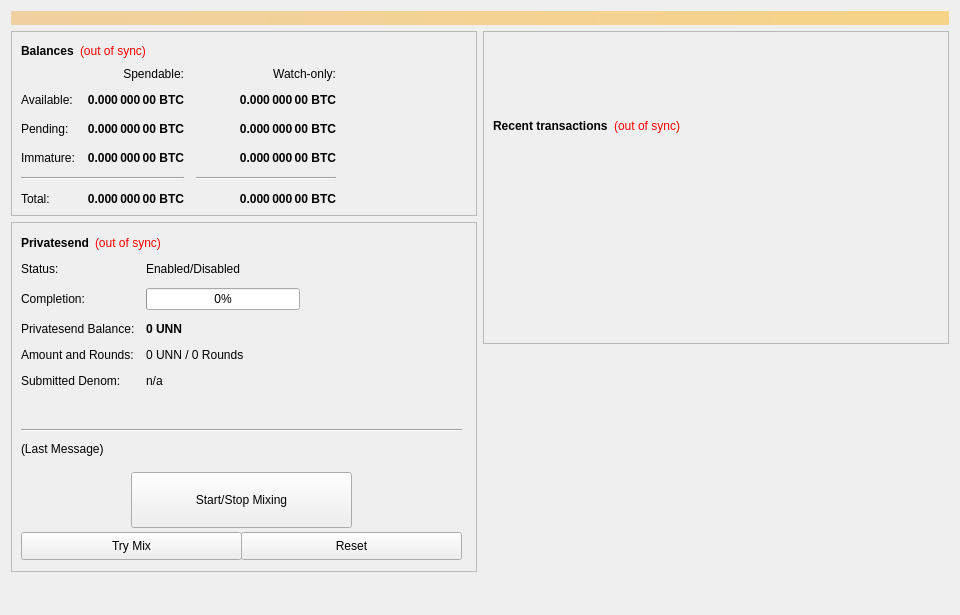
<?xml version="1.0" encoding="UTF-8"?>
<ui version="4.0">
 <class>OverviewPage</class>
 <widget class="QWidget" name="OverviewPage">
  <property name="geometry">
   <rect>
    <x>0</x>
    <y>0</y>
    <width>960</width>
    <height>615</height>
   </rect>
  </property>
  <property name="minimumSize">
   <size>
    <width>960</width>
    <height>0</height>
   </size>
  </property>
  <property name="windowTitle">
   <string>Form</string>
  </property>
  <layout class="QVBoxLayout" name="topLayout">
   <item>
    <widget class="QLabel" name="labelAlerts">
     <property name="visible">
      <bool>false</bool>
     </property>
     <property name="styleSheet">
      <string notr="true">background-color: qlineargradient(x1: 0, y1: 0, x2: 1, y2: 0, stop:0 #F0D0A0, stop:1 #F8D488); color:#000000;</string>
     </property>
     <property name="wordWrap">
      <bool>true</bool>
     </property>
     <property name="margin">
      <number>3</number>
     </property>
    </widget>
   </item>
   <item>
    <layout class="QHBoxLayout" name="horizontalLayout" stretch="1,1">
     <item>
      <layout class="QVBoxLayout" name="verticalLayout_2">
       <item>
        <widget class="QFrame" name="frame">
         <property name="frameShape">
          <enum>QFrame::StyledPanel</enum>
         </property>
         <property name="frameShadow">
          <enum>QFrame::Raised</enum>
         </property>
         <layout class="QVBoxLayout" name="verticalLayout_4">
          <item>
           <layout class="QHBoxLayout" name="horizontalLayout_4">
            <item>
             <widget class="QLabel" name="label_5">
              <property name="font">
               <font>
                <weight>75</weight>
                <bold>true</bold>
               </font>
              </property>
              <property name="text">
               <string>Balances</string>
              </property>
             </widget>
            </item>
            <item>
             <widget class="QLabel" name="labelWalletStatus">
              <property name="cursor">
               <cursorShape>WhatsThisCursor</cursorShape>
              </property>
              <property name="toolTip">
               <string>The displayed information may be out of date. Your wallet automatically synchronizes with the UniNet network after a connection is established, but this process has not completed yet.</string>
              </property>
              <property name="styleSheet">
               <string notr="true">QLabel { color: red; }</string>
              </property>
              <property name="text">
               <string notr="true">(out of sync)</string>
              </property>
              <property name="alignment">
               <set>Qt::AlignLeading|Qt::AlignLeft|Qt::AlignVCenter</set>
              </property>
             </widget>
            </item>
            <item>
             <spacer name="horizontalSpacer_3">
              <property name="orientation">
               <enum>Qt::Horizontal</enum>
              </property>
              <property name="sizeHint" stdset="0">
               <size>
                <width>40</width>
                <height>20</height>
               </size>
              </property>
             </spacer>
            </item>
           </layout>
          </item>
          <item>
           <layout class="QGridLayout" name="gridLayout">
            <property name="spacing">
             <number>12</number>
            </property>
            <item row="2" column="2">
             <widget class="QLabel" name="labelWatchPending">
              <property name="font">
               <font>
                <weight>75</weight>
                <bold>true</bold>
               </font>
              </property>
              <property name="cursor">
               <cursorShape>IBeamCursor</cursorShape>
              </property>
              <property name="toolTip">
               <string>Unconfirmed transactions to watch-only addresses</string>
              </property>
              <property name="text">
               <string notr="true">0.000 000 00 BTC</string>
              </property>
              <property name="alignment">
               <set>Qt::AlignRight|Qt::AlignTrailing|Qt::AlignVCenter</set>
              </property>
              <property name="textInteractionFlags">
               <set>Qt::LinksAccessibleByMouse|Qt::TextSelectableByKeyboard|Qt::TextSelectableByMouse</set>
              </property>
             </widget>
            </item>
            <item row="2" column="1">
             <widget class="QLabel" name="labelUnconfirmed">
              <property name="font">
               <font>
                <weight>75</weight>
                <bold>true</bold>
               </font>
              </property>
              <property name="cursor">
               <cursorShape>IBeamCursor</cursorShape>
              </property>
              <property name="toolTip">
               <string>Total of transactions that have yet to be confirmed, and do not yet count toward the spendable balance</string>
              </property>
              <property name="text">
               <string notr="true">0.000 000 00 BTC</string>
              </property>
              <property name="alignment">
               <set>Qt::AlignRight|Qt::AlignTrailing|Qt::AlignVCenter</set>
              </property>
              <property name="textInteractionFlags">
               <set>Qt::LinksAccessibleByMouse|Qt::TextSelectableByKeyboard|Qt::TextSelectableByMouse</set>
              </property>
             </widget>
            </item>
            <item row="3" column="2">
             <widget class="QLabel" name="labelWatchImmature">
              <property name="font">
               <font>
                <weight>75</weight>
                <bold>true</bold>
               </font>
              </property>
              <property name="cursor">
               <cursorShape>IBeamCursor</cursorShape>
              </property>
              <property name="toolTip">
               <string>Staked or masternode rewards in watch-only addresses that has not yet matured</string>
              </property>
              <property name="text">
               <string notr="true">0.000 000 00 BTC</string>
              </property>
              <property name="alignment">
               <set>Qt::AlignRight|Qt::AlignTrailing|Qt::AlignVCenter</set>
              </property>
              <property name="textInteractionFlags">
               <set>Qt::LinksAccessibleByMouse|Qt::TextSelectableByKeyboard|Qt::TextSelectableByMouse</set>
              </property>
             </widget>
            </item>
            <item row="4" column="0" colspan="2">
             <widget class="Line" name="lineSpendableBalance">
              <property name="orientation">
               <enum>Qt::Horizontal</enum>
              </property>
             </widget>
            </item>
            <item row="4" column="2">
             <widget class="Line" name="lineWatchBalance">
              <property name="sizePolicy">
               <sizepolicy hsizetype="Preferred" vsizetype="Fixed">
                <horstretch>0</horstretch>
                <verstretch>0</verstretch>
               </sizepolicy>
              </property>
              <property name="minimumSize">
               <size>
                <width>140</width>
                <height>0</height>
               </size>
              </property>
              <property name="orientation">
               <enum>Qt::Horizontal</enum>
              </property>
             </widget>
            </item>
            <item row="5" column="0">
             <widget class="QLabel" name="labelTotalText">
              <property name="text">
               <string>Total:</string>
              </property>
             </widget>
            </item>
            <item row="3" column="1">
             <widget class="QLabel" name="labelImmature">
              <property name="font">
               <font>
                <weight>75</weight>
                <bold>true</bold>
               </font>
              </property>
              <property name="cursor">
               <cursorShape>IBeamCursor</cursorShape>
              </property>
              <property name="toolTip">
               <string>Staked or masternode rewards that has not yet matured</string>
              </property>
              <property name="text">
               <string notr="true">0.000 000 00 BTC</string>
              </property>
              <property name="alignment">
               <set>Qt::AlignRight|Qt::AlignTrailing|Qt::AlignVCenter</set>
              </property>
              <property name="textInteractionFlags">
               <set>Qt::LinksAccessibleByMouse|Qt::TextSelectableByKeyboard|Qt::TextSelectableByMouse</set>
              </property>
             </widget>
            </item>
            <item row="2" column="3">
             <spacer name="horizontalSpacer_2">
              <property name="orientation">
               <enum>Qt::Horizontal</enum>
              </property>
              <property name="sizeHint" stdset="0">
               <size>
                <width>40</width>
                <height>20</height>
               </size>
              </property>
             </spacer>
            </item>
            <item row="3" column="0">
             <widget class="QLabel" name="labelImmatureText">
              <property name="text">
               <string>Immature:</string>
              </property>
             </widget>
            </item>
            <item row="5" column="1">
             <widget class="QLabel" name="labelTotal">
              <property name="font">
               <font>
                <weight>75</weight>
                <bold>true</bold>
               </font>
              </property>
              <property name="cursor">
               <cursorShape>IBeamCursor</cursorShape>
              </property>
              <property name="toolTip">
               <string>Your current total balance</string>
              </property>
              <property name="text">
               <string notr="true">0.000 000 00 BTC</string>
              </property>
              <property name="alignment">
               <set>Qt::AlignRight|Qt::AlignTrailing|Qt::AlignVCenter</set>
              </property>
              <property name="textInteractionFlags">
               <set>Qt::LinksAccessibleByMouse|Qt::TextSelectableByKeyboard|Qt::TextSelectableByMouse</set>
              </property>
             </widget>
            </item>
            <item row="5" column="2">
             <widget class="QLabel" name="labelWatchTotal">
              <property name="font">
               <font>
                <weight>75</weight>
                <bold>true</bold>
               </font>
              </property>
              <property name="cursor">
               <cursorShape>IBeamCursor</cursorShape>
              </property>
              <property name="toolTip">
               <string>Current total balance in watch-only addresses</string>
              </property>
              <property name="text">
               <string notr="true">0.000 000 00 BTC</string>
              </property>
              <property name="alignment">
               <set>Qt::AlignRight|Qt::AlignTrailing|Qt::AlignVCenter</set>
              </property>
              <property name="textInteractionFlags">
               <set>Qt::LinksAccessibleByMouse|Qt::TextSelectableByKeyboard|Qt::TextSelectableByMouse</set>
              </property>
             </widget>
            </item>
            <item row="0" column="2">
             <widget class="QLabel" name="labelWatchonly">
              <property name="text">
               <string>Watch-only:</string>
              </property>
              <property name="alignment">
               <set>Qt::AlignRight|Qt::AlignTrailing|Qt::AlignVCenter</set>
              </property>
             </widget>
            </item>
            <item row="1" column="0">
             <widget class="QLabel" name="labelBalanceText">
              <property name="text">
               <string>Available:</string>
              </property>
             </widget>
            </item>
            <item row="1" column="1">
             <widget class="QLabel" name="labelBalance">
              <property name="font">
               <font>
                <weight>75</weight>
                <bold>true</bold>
               </font>
              </property>
              <property name="cursor">
               <cursorShape>IBeamCursor</cursorShape>
              </property>
              <property name="toolTip">
               <string>Your current spendable balance</string>
              </property>
              <property name="text">
               <string notr="true">0.000 000 00 BTC</string>
              </property>
              <property name="alignment">
               <set>Qt::AlignRight|Qt::AlignTrailing|Qt::AlignVCenter</set>
              </property>
              <property name="textInteractionFlags">
               <set>Qt::LinksAccessibleByMouse|Qt::TextSelectableByKeyboard|Qt::TextSelectableByMouse</set>
              </property>
             </widget>
            </item>
            <item row="1" column="2">
             <widget class="QLabel" name="labelWatchAvailable">
              <property name="font">
               <font>
                <weight>75</weight>
                <bold>true</bold>
               </font>
              </property>
              <property name="cursor">
               <cursorShape>IBeamCursor</cursorShape>
              </property>
              <property name="toolTip">
               <string>Your current balance in watch-only addresses</string>
              </property>
              <property name="text">
               <string notr="true">0.000 000 00 BTC</string>
              </property>
              <property name="alignment">
               <set>Qt::AlignRight|Qt::AlignTrailing|Qt::AlignVCenter</set>
              </property>
              <property name="textInteractionFlags">
               <set>Qt::LinksAccessibleByMouse|Qt::TextSelectableByKeyboard|Qt::TextSelectableByMouse</set>
              </property>
             </widget>
            </item>
            <item row="2" column="0">
             <widget class="QLabel" name="labelPendingText">
              <property name="text">
               <string>Pending:</string>
              </property>
             </widget>
            </item>
            <item row="0" column="1">
             <widget class="QLabel" name="labelSpendable">
              <property name="text">
               <string>Spendable:</string>
              </property>
              <property name="alignment">
               <set>Qt::AlignRight|Qt::AlignTrailing|Qt::AlignVCenter</set>
              </property>
             </widget>
            </item>
           </layout>
          </item>
         </layout>
        </widget>
       </item>
       <item>
        <widget class="QFrame" name="framePrivatesend">
         <property name="minimumSize">
          <size>
           <width>0</width>
           <height>350</height>
          </size>
         </property>
         <property name="layoutDirection">
          <enum>Qt::LeftToRight</enum>
         </property>
         <property name="frameShape">
          <enum>QFrame::StyledPanel</enum>
         </property>
         <property name="frameShadow">
          <enum>QFrame::Raised</enum>
         </property>
         <widget class="QWidget" name="formLayoutWidget">
          <property name="geometry">
           <rect>
            <x>10</x>
            <y>40</y>
            <width>451</width>
            <height>161</height>
           </rect>
          </property>
          <layout class="QFormLayout" name="formLayout">
           <property name="fieldGrowthPolicy">
            <enum>QFormLayout::AllNonFixedFieldsGrow</enum>
           </property>
           <property name="horizontalSpacing">
            <number>11</number>
           </property>
           <property name="verticalSpacing">
            <number>12</number>
           </property>
           <item row="0" column="0">
            <widget class="QLabel" name="label_6">
             <property name="text">
              <string>Status:</string>
             </property>
            </widget>
           </item>
           <item row="1" column="0">
            <widget class="QLabel" name="label_7">
             <property name="text">
              <string>Completion:</string>
             </property>
            </widget>
           </item>
           <item row="1" column="1">
            <widget class="QProgressBar" name="privatesendProgress">
             <property name="maximumSize">
              <size>
               <width>154</width>
               <height>16777215</height>
              </size>
             </property>
             <property name="value">
              <number>0</number>
             </property>
            </widget>
           </item>
           <item row="2" column="0">
            <widget class="QLabel" name="labelAnonymizedText">
             <property name="text">
              <string>Privatesend Balance:</string>
             </property>
            </widget>
           </item>
           <item row="2" column="1">
            <widget class="QLabel" name="labelAnonymized">
             <property name="font">
              <font>
               <weight>75</weight>
               <bold>true</bold>
              </font>
             </property>
             <property name="text">
              <string notr="true">0 UNN</string>
             </property>
            </widget>
           </item>
           <item row="3" column="0">
            <widget class="QLabel" name="label_8">
             <property name="text">
              <string>Amount and Rounds:</string>
             </property>
            </widget>
           </item>
           <item row="3" column="1">
            <widget class="QLabel" name="labelAmountRounds">
             <property name="text">
              <string>0 UNN / 0 Rounds</string>
             </property>
            </widget>
           </item>
           <item row="4" column="0">
            <widget class="QLabel" name="label_9">
             <property name="text">
              <string>Submitted Denom:</string>
             </property>
            </widget>
           </item>
           <item row="4" column="1">
            <widget class="QLabel" name="labelSubmittedDenom">
             <property name="toolTip">
              <string>The denominations you submitted to the Masternode.&lt;br&gt;To mix, other users must submit the exact same denominations.</string>
             </property>
             <property name="text">
              <string>n/a</string>
             </property>
            </widget>
           </item>
           <item row="0" column="1">
            <widget class="QLabel" name="privatesendEnabled">
             <property name="text">
              <string>Enabled/Disabled</string>
             </property>
            </widget>
           </item>
          </layout>
         </widget>
         <widget class="QPushButton" name="runAutoDenom">
          <property name="geometry">
           <rect>
            <x>251</x>
            <y>17</y>
            <width>1</width>
            <height>1</height>
           </rect>
          </property>
          <property name="palette">
           <palette>
            <active>
             <colorrole role="WindowText">
              <brush brushstyle="SolidPattern">
               <color alpha="255">
                <red>0</red>
                <green>0</green>
                <blue>0</blue>
               </color>
              </brush>
             </colorrole>
             <colorrole role="Button">
              <brush brushstyle="SolidPattern">
               <color alpha="255">
                <red>239</red>
                <green>238</green>
                <blue>238</blue>
               </color>
              </brush>
             </colorrole>
             <colorrole role="Light">
              <brush brushstyle="SolidPattern">
               <color alpha="255">
                <red>255</red>
                <green>255</green>
                <blue>255</blue>
               </color>
              </brush>
             </colorrole>
             <colorrole role="Midlight">
              <brush brushstyle="SolidPattern">
               <color alpha="255">
                <red>247</red>
                <green>246</green>
                <blue>246</blue>
               </color>
              </brush>
             </colorrole>
             <colorrole role="Dark">
              <brush brushstyle="SolidPattern">
               <color alpha="255">
                <red>119</red>
                <green>119</green>
                <blue>119</blue>
               </color>
              </brush>
             </colorrole>
             <colorrole role="Mid">
              <brush brushstyle="SolidPattern">
               <color alpha="255">
                <red>159</red>
                <green>159</green>
                <blue>159</blue>
               </color>
              </brush>
             </colorrole>
             <colorrole role="Text">
              <brush brushstyle="SolidPattern">
               <color alpha="255">
                <red>0</red>
                <green>0</green>
                <blue>0</blue>
               </color>
              </brush>
             </colorrole>
             <colorrole role="BrightText">
              <brush brushstyle="SolidPattern">
               <color alpha="255">
                <red>255</red>
                <green>255</green>
                <blue>255</blue>
               </color>
              </brush>
             </colorrole>
             <colorrole role="ButtonText">
              <brush brushstyle="SolidPattern">
               <color alpha="255">
                <red>0</red>
                <green>0</green>
                <blue>0</blue>
               </color>
              </brush>
             </colorrole>
             <colorrole role="Base">
              <brush brushstyle="SolidPattern">
               <color alpha="255">
                <red>255</red>
                <green>255</green>
                <blue>255</blue>
               </color>
              </brush>
             </colorrole>
             <colorrole role="Window">
              <brush brushstyle="SolidPattern">
               <color alpha="255">
                <red>239</red>
                <green>238</green>
                <blue>238</blue>
               </color>
              </brush>
             </colorrole>
             <colorrole role="Shadow">
              <brush brushstyle="SolidPattern">
               <color alpha="255">
                <red>0</red>
                <green>0</green>
                <blue>0</blue>
               </color>
              </brush>
             </colorrole>
             <colorrole role="AlternateBase">
              <brush brushstyle="SolidPattern">
               <color alpha="255">
                <red>247</red>
                <green>246</green>
                <blue>246</blue>
               </color>
              </brush>
             </colorrole>
             <colorrole role="ToolTipBase">
              <brush brushstyle="SolidPattern">
               <color alpha="255">
                <red>255</red>
                <green>255</green>
                <blue>220</blue>
               </color>
              </brush>
             </colorrole>
             <colorrole role="ToolTipText">
              <brush brushstyle="SolidPattern">
               <color alpha="255">
                <red>0</red>
                <green>0</green>
                <blue>0</blue>
               </color>
              </brush>
             </colorrole>
            </active>
            <inactive>
             <colorrole role="WindowText">
              <brush brushstyle="SolidPattern">
               <color alpha="255">
                <red>0</red>
                <green>0</green>
                <blue>0</blue>
               </color>
              </brush>
             </colorrole>
             <colorrole role="Button">
              <brush brushstyle="SolidPattern">
               <color alpha="255">
                <red>239</red>
                <green>238</green>
                <blue>238</blue>
               </color>
              </brush>
             </colorrole>
             <colorrole role="Light">
              <brush brushstyle="SolidPattern">
               <color alpha="255">
                <red>255</red>
                <green>255</green>
                <blue>255</blue>
               </color>
              </brush>
             </colorrole>
             <colorrole role="Midlight">
              <brush brushstyle="SolidPattern">
               <color alpha="255">
                <red>247</red>
                <green>246</green>
                <blue>246</blue>
               </color>
              </brush>
             </colorrole>
             <colorrole role="Dark">
              <brush brushstyle="SolidPattern">
               <color alpha="255">
                <red>119</red>
                <green>119</green>
                <blue>119</blue>
               </color>
              </brush>
             </colorrole>
             <colorrole role="Mid">
              <brush brushstyle="SolidPattern">
               <color alpha="255">
                <red>159</red>
                <green>159</green>
                <blue>159</blue>
               </color>
              </brush>
             </colorrole>
             <colorrole role="Text">
              <brush brushstyle="SolidPattern">
               <color alpha="255">
                <red>0</red>
                <green>0</green>
                <blue>0</blue>
               </color>
              </brush>
             </colorrole>
             <colorrole role="BrightText">
              <brush brushstyle="SolidPattern">
               <color alpha="255">
                <red>255</red>
                <green>255</green>
                <blue>255</blue>
               </color>
              </brush>
             </colorrole>
             <colorrole role="ButtonText">
              <brush brushstyle="SolidPattern">
               <color alpha="255">
                <red>0</red>
                <green>0</green>
                <blue>0</blue>
               </color>
              </brush>
             </colorrole>
             <colorrole role="Base">
              <brush brushstyle="SolidPattern">
               <color alpha="255">
                <red>255</red>
                <green>255</green>
                <blue>255</blue>
               </color>
              </brush>
             </colorrole>
             <colorrole role="Window">
              <brush brushstyle="SolidPattern">
               <color alpha="255">
                <red>239</red>
                <green>238</green>
                <blue>238</blue>
               </color>
              </brush>
             </colorrole>
             <colorrole role="Shadow">
              <brush brushstyle="SolidPattern">
               <color alpha="255">
                <red>0</red>
                <green>0</green>
                <blue>0</blue>
               </color>
              </brush>
             </colorrole>
             <colorrole role="AlternateBase">
              <brush brushstyle="SolidPattern">
               <color alpha="255">
                <red>247</red>
                <green>246</green>
                <blue>246</blue>
               </color>
              </brush>
             </colorrole>
             <colorrole role="ToolTipBase">
              <brush brushstyle="SolidPattern">
               <color alpha="255">
                <red>255</red>
                <green>255</green>
                <blue>220</blue>
               </color>
              </brush>
             </colorrole>
             <colorrole role="ToolTipText">
              <brush brushstyle="SolidPattern">
               <color alpha="255">
                <red>0</red>
                <green>0</green>
                <blue>0</blue>
               </color>
              </brush>
             </colorrole>
            </inactive>
            <disabled>
             <colorrole role="WindowText">
              <brush brushstyle="SolidPattern">
               <color alpha="255">
                <red>119</red>
                <green>119</green>
                <blue>119</blue>
               </color>
              </brush>
             </colorrole>
             <colorrole role="Button">
              <brush brushstyle="SolidPattern">
               <color alpha="255">
                <red>239</red>
                <green>238</green>
                <blue>238</blue>
               </color>
              </brush>
             </colorrole>
             <colorrole role="Light">
              <brush brushstyle="SolidPattern">
               <color alpha="255">
                <red>255</red>
                <green>255</green>
                <blue>255</blue>
               </color>
              </brush>
             </colorrole>
             <colorrole role="Midlight">
              <brush brushstyle="SolidPattern">
               <color alpha="255">
                <red>247</red>
                <green>246</green>
                <blue>246</blue>
               </color>
              </brush>
             </colorrole>
             <colorrole role="Dark">
              <brush brushstyle="SolidPattern">
               <color alpha="255">
                <red>119</red>
                <green>119</green>
                <blue>119</blue>
               </color>
              </brush>
             </colorrole>
             <colorrole role="Mid">
              <brush brushstyle="SolidPattern">
               <color alpha="255">
                <red>159</red>
                <green>159</green>
                <blue>159</blue>
               </color>
              </brush>
             </colorrole>
             <colorrole role="Text">
              <brush brushstyle="SolidPattern">
               <color alpha="255">
                <red>119</red>
                <green>119</green>
                <blue>119</blue>
               </color>
              </brush>
             </colorrole>
             <colorrole role="BrightText">
              <brush brushstyle="SolidPattern">
               <color alpha="255">
                <red>255</red>
                <green>255</green>
                <blue>255</blue>
               </color>
              </brush>
             </colorrole>
             <colorrole role="ButtonText">
              <brush brushstyle="SolidPattern">
               <color alpha="255">
                <red>119</red>
                <green>119</green>
                <blue>119</blue>
               </color>
              </brush>
             </colorrole>
             <colorrole role="Base">
              <brush brushstyle="SolidPattern">
               <color alpha="255">
                <red>239</red>
                <green>238</green>
                <blue>238</blue>
               </color>
              </brush>
             </colorrole>
             <colorrole role="Window">
              <brush brushstyle="SolidPattern">
               <color alpha="255">
                <red>239</red>
                <green>238</green>
                <blue>238</blue>
               </color>
              </brush>
             </colorrole>
             <colorrole role="Shadow">
              <brush brushstyle="SolidPattern">
               <color alpha="255">
                <red>0</red>
                <green>0</green>
                <blue>0</blue>
               </color>
              </brush>
             </colorrole>
             <colorrole role="AlternateBase">
              <brush brushstyle="SolidPattern">
               <color alpha="255">
                <red>239</red>
                <green>238</green>
                <blue>238</blue>
               </color>
              </brush>
             </colorrole>
             <colorrole role="ToolTipBase">
              <brush brushstyle="SolidPattern">
               <color alpha="255">
                <red>255</red>
                <green>255</green>
                <blue>220</blue>
               </color>
              </brush>
             </colorrole>
             <colorrole role="ToolTipText">
              <brush brushstyle="SolidPattern">
               <color alpha="255">
                <red>0</red>
                <green>0</green>
                <blue>0</blue>
               </color>
              </brush>
             </colorrole>
            </disabled>
           </palette>
          </property>
          <property name="focusPolicy">
           <enum>Qt::NoFocus</enum>
          </property>
          <property name="autoFillBackground">
           <bool>true</bool>
          </property>
          <property name="text">
           <string/>
          </property>
          <property name="flat">
           <bool>true</bool>
          </property>
         </widget>
         <widget class="QPushButton" name="togglePrivatesend">
          <property name="geometry">
           <rect>
            <x>120</x>
            <y>250</y>
            <width>221</width>
            <height>56</height>
           </rect>
          </property>
          <property name="sizePolicy">
           <sizepolicy hsizetype="MinimumExpanding" vsizetype="Fixed">
            <horstretch>0</horstretch>
            <verstretch>0</verstretch>
           </sizepolicy>
          </property>
          <property name="text">
           <string>Start/Stop Mixing</string>
          </property>
         </widget>
         <widget class="Line" name="lineLastMessage">
          <property name="geometry">
           <rect>
            <x>10</x>
            <y>200</y>
            <width>441</width>
            <height>16</height>
           </rect>
          </property>
          <property name="orientation">
           <enum>Qt::Horizontal</enum>
          </property>
         </widget>
         <widget class="QLabel" name="privatesendStatus">
          <property name="geometry">
           <rect>
            <x>10</x>
            <y>220</y>
            <width>451</width>
            <height>61</height>
           </rect>
          </property>
          <property name="minimumSize">
           <size>
            <width>288</width>
            <height>43</height>
           </size>
          </property>
          <property name="text">
           <string>(Last Message)</string>
          </property>
          <property name="alignment">
           <set>Qt::AlignLeading|Qt::AlignLeft|Qt::AlignTop</set>
          </property>
          <property name="wordWrap">
           <bool>true</bool>
          </property>
         </widget>
         <widget class="QPushButton" name="privatesendAuto">
          <property name="geometry">
           <rect>
            <x>10</x>
            <y>310</y>
            <width>221</width>
            <height>28</height>
           </rect>
          </property>
          <property name="sizePolicy">
           <sizepolicy hsizetype="MinimumExpanding" vsizetype="Fixed">
            <horstretch>0</horstretch>
            <verstretch>0</verstretch>
           </sizepolicy>
          </property>
          <property name="toolTip">
           <string>Try to manually submit a Privatesend request.</string>
          </property>
          <property name="text">
           <string>Try Mix</string>
          </property>
         </widget>
         <widget class="QPushButton" name="privatesendReset">
          <property name="geometry">
           <rect>
            <x>230</x>
            <y>310</y>
            <width>221</width>
            <height>28</height>
           </rect>
          </property>
          <property name="sizePolicy">
           <sizepolicy hsizetype="MinimumExpanding" vsizetype="Fixed">
            <horstretch>0</horstretch>
            <verstretch>0</verstretch>
           </sizepolicy>
          </property>
          <property name="toolTip">
           <string>Reset the current status of Privatesend (can interrupt Privatesend if it's in the process of Mixing, which can cost you money!)</string>
          </property>
          <property name="autoFillBackground">
           <bool>false</bool>
          </property>
          <property name="text">
           <string>Reset</string>
          </property>
         </widget>
         <widget class="QWidget" name="layoutWidget">
          <property name="geometry">
           <rect>
            <x>10</x>
            <y>10</y>
            <width>431</width>
            <height>22</height>
           </rect>
          </property>
          <layout class="QHBoxLayout" name="horizontalLayout_5">
           <item>
            <widget class="QLabel" name="label_2">
             <property name="font">
              <font>
               <weight>75</weight>
               <bold>true</bold>
              </font>
             </property>
             <property name="text">
              <string>Privatesend</string>
             </property>
            </widget>
           </item>
           <item>
            <widget class="QLabel" name="labelPrivatesendSyncStatus">
             <property name="toolTip">
              <string>The displayed information may be out of date. Your wallet automatically synchronizes with the UniNet network after a connection is established, but this process has not completed yet.</string>
             </property>
             <property name="styleSheet">
              <string notr="true">QLabel { color: red; }</string>
             </property>
             <property name="text">
              <string notr="true">(out of sync)</string>
             </property>
             <property name="alignment">
              <set>Qt::AlignLeading|Qt::AlignLeft|Qt::AlignVCenter</set>
             </property>
            </widget>
           </item>
           <item>
            <spacer name="horizontalSpacer_4">
             <property name="orientation">
              <enum>Qt::Horizontal</enum>
             </property>
             <property name="sizeHint" stdset="0">
              <size>
               <width>40</width>
               <height>20</height>
              </size>
             </property>
            </spacer>
           </item>
          </layout>
         </widget>
        </widget>
       </item>
       <item>
        <spacer name="verticalSpacer">
         <property name="orientation">
          <enum>Qt::Vertical</enum>
         </property>
         <property name="sizeHint" stdset="0">
          <size>
           <width>20</width>
           <height>40</height>
          </size>
         </property>
        </spacer>
       </item>
      </layout>
     </item>
     <item>
      <layout class="QVBoxLayout" name="verticalLayout_3">
       <item>
        <widget class="QFrame" name="frame_2">
         <property name="frameShape">
          <enum>QFrame::StyledPanel</enum>
         </property>
         <property name="frameShadow">
          <enum>QFrame::Raised</enum>
         </property>
         <layout class="QVBoxLayout" name="verticalLayout">
          <item>
           <spacer name="verticalSpacer_3">
            <property name="orientation">
             <enum>Qt::Vertical</enum>
            </property>
            <property name="sizeType">
             <enum>QSizePolicy::Fixed</enum>
            </property>
            <property name="sizeHint" stdset="0">
             <size>
              <width>20</width>
              <height>75</height>
             </size>
            </property>
           </spacer>
          </item>
          <item>
           <layout class="QHBoxLayout" name="horizontalLayout_2">
            <item>
             <widget class="QLabel" name="label_4">
              <property name="font">
               <font>
                <weight>75</weight>
                <bold>true</bold>
               </font>
              </property>
              <property name="text">
               <string>Recent transactions</string>
              </property>
             </widget>
            </item>
            <item>
             <widget class="QLabel" name="labelTransactionsStatus">
              <property name="cursor">
               <cursorShape>WhatsThisCursor</cursorShape>
              </property>
              <property name="toolTip">
               <string>The displayed information may be out of date. Your wallet automatically synchronizes with the UniNet network after a connection is established, but this process has not completed yet.</string>
              </property>
              <property name="styleSheet">
               <string notr="true">QLabel { color: red; }</string>
              </property>
              <property name="text">
               <string notr="true">(out of sync)</string>
              </property>
              <property name="alignment">
               <set>Qt::AlignRight|Qt::AlignTrailing|Qt::AlignVCenter</set>
              </property>
             </widget>
            </item>
            <item>
             <spacer name="horizontalSpacer">
              <property name="orientation">
               <enum>Qt::Horizontal</enum>
              </property>
              <property name="sizeHint" stdset="0">
               <size>
                <width>40</width>
                <height>20</height>
               </size>
              </property>
             </spacer>
            </item>
           </layout>
          </item>
          <item>
           <widget class="QListView" name="listTransactions">
            <property name="styleSheet">
             <string notr="true">QListView { background: transparent; }</string>
            </property>
            <property name="frameShape">
             <enum>QFrame::NoFrame</enum>
            </property>
            <property name="verticalScrollBarPolicy">
             <enum>Qt::ScrollBarAlwaysOff</enum>
            </property>
            <property name="horizontalScrollBarPolicy">
             <enum>Qt::ScrollBarAlwaysOff</enum>
            </property>
            <property name="selectionMode">
             <enum>QAbstractItemView::NoSelection</enum>
            </property>
           </widget>
          </item>
         </layout>
        </widget>
       </item>
       <item>
        <spacer name="verticalSpacer_2">
         <property name="orientation">
          <enum>Qt::Vertical</enum>
         </property>
         <property name="sizeType">
          <enum>QSizePolicy::Expanding</enum>
         </property>
         <property name="sizeHint" stdset="0">
          <size>
           <width>20</width>
           <height>40</height>
          </size>
         </property>
        </spacer>
       </item>
      </layout>
     </item>
    </layout>
   </item>
  </layout>
 </widget>
 <resources/>
 <connections/>
</ui>
